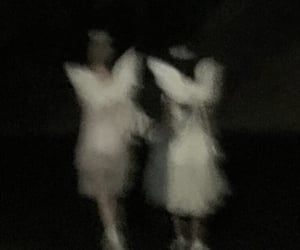
#> input picture read & show/image2.jpg, 300 x 250 px
$ python rotated90.py
#> lines starting #> are read from the running program, lines starting #| are printed output that depends on the picture
import cv2
import numpy as np

image = cv2.imread("image2.jpg")
#> image is the input picture: shape (250, 300, 3); mean B, G, R 28.4, 33.9, 34.4
rot90 = np.rot90(image)
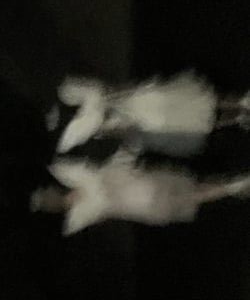
#> rot90: shape (300, 250, 3); mean B, G, R 28.4, 33.9, 34.4

cv2.imshow("Rotated", rot90)
cv2.imshow("Original", image)
cv2.waitKey(0)

$ run again, with read & show/image.jpg copied over read & show/image2.jpg
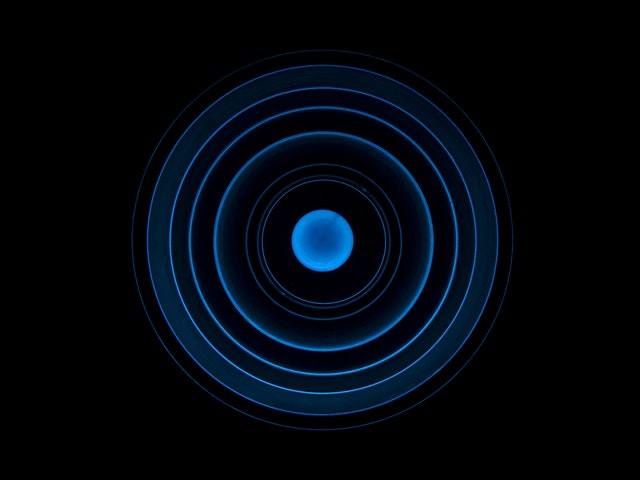
#> input picture read & show/image.jpg, 640 x 480 px
#> image is the input picture: shape (480, 640, 3); mean B, G, R 14.4, 7.1, 1
#> `rot90 = np.rot90(image)`:
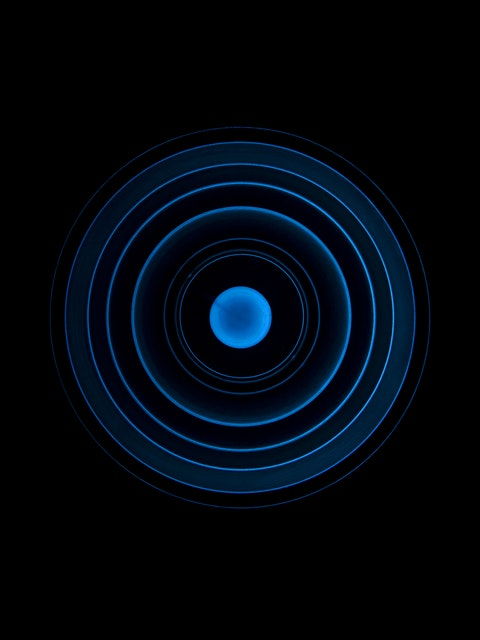
#> rot90: shape (640, 480, 3); mean B, G, R 14.4, 7.1, 1
